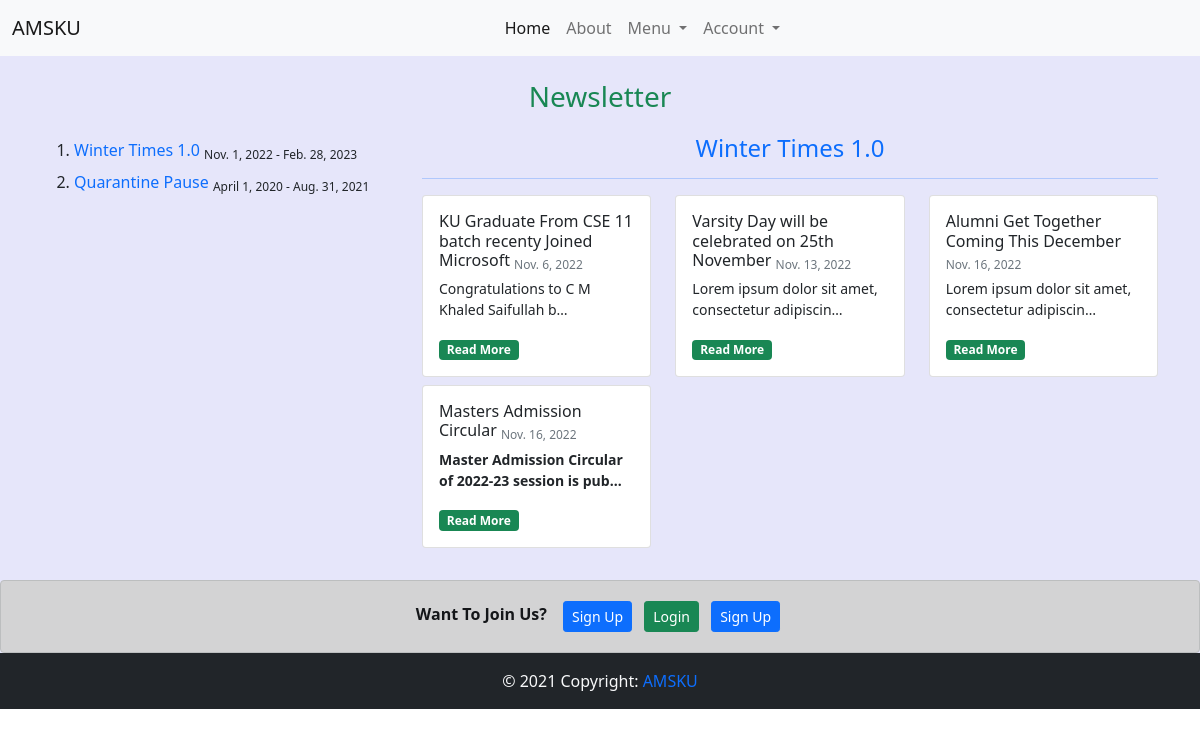
The page /newsletter/1/ on the database its author committed.
### newsletter/models.py (models this page shows, shortened)
class News_Letter(models.Model):
    title = models.CharField(max_length=50)
    start_date = models.DateField()
    end_date = models.DateField()
    def __str__(self):
        return self.title

class News(models.Model):
    headline = models.CharField(max_length=200)
    description = RichTextUploadingField()
    news_letter = models.ForeignKey('News_Letter',on_delete=models.CASCADE,related_name='news')
    created_on = models.DateTimeField(default=datetime.now)

### newsletter/views.py (the view)
# urls.py: path('',IndexView.as_view(),name='index_view'),
def index_view(request, id):
    news_letters = News_Letter.objects.all()
    news_list = News.objects.filter(news_letter = id).order_by('created_on')
    context = {
        'newsletters':news_letters,
        'news_list': news_list,
    }
    return render(request,'newsletter/index.html',context)

### home/context_processors.py (called while the page is built)
def add_variable_to_context(request):
    current_news_letter = News_Letter.objects.all().order_by('-start_date').first()
    return {
        'current_newsletter':current_news_letter,
    }

### templates/newsletter/index.html
{% extends 'base.html' %}
{% block content %}
<h3 class="header text-success">Newsletter</h3>
<div class="row">
    <div class="col-sm-4">
        <ol>
            {% for newsletter in newsletters %}
            <li class='py-1'><a class='text-decoration-none' href={% url 'newsletter:index' newsletter.id %}>{{newsletter.title}}</a> <sub>{{newsletter.start_date}} - {{newsletter.end_date}}</sub></li>
            {% endfor %}
        </ol>
    </div>
    <div class="col-sm-8">
        <h4 class='text-center text-primary'>{{news_list.first.news_letter}}</h4>
        <hr class='text-primary'>
        <div class="row">
            {% for news in news_list %}
            <div class="col-lg-4 col-md-6 mb-2">
              <div class="card h-100">
                <div class="card-body pb-0">
                  <h6 class="card-title">{{news.headline}} <sub class='text-muted'>{{news.created_on.date}}</sub></h6>
                  <small class="card-text">{{news.description|truncatechars_html:52|safe}}</small>
                  <a class='text-decoration-none' href={% url 'newsletter:news_details' news.id %} class="card-link"><p class='badge bg-success '>Read More</p></a>
                </div>
              </div>
            </div>
            {% endfor %}
          </div>
    </div>
</div>
{% endblock content %}

### templates/base.html (style rules this page uses)
* { padding: 0; margin: 0; }
.header { text-align: center; padding-bottom: 12px; }

### rows shown on the page
News_Letter: title "Winter Times 1.0", start_date "Nov. 1, 2022", end_date "Feb. 28, 2023"
News_Letter: title "Quarantine Pause", start_date "April 1, 2020", end_date "Aug. 31, 2021"
News: first.news_letter "Winter Times 1.0", headline "KU Graduate From CSE 11 batch recenty Joined Microsoft", created_on "Nov. 6, 2022", description "Congratulations to C M Khaled Saifullah b…"
News: headline "Varsity Day will be celebrated on 25th November", created_on "Nov. 13, 2022", description "Lorem ipsum dolor sit amet, consectetur adipiscin…"
News: headline "Alumni Get Together Coming This December", created_on "Nov. 16, 2022", description "Lorem ipsum dolor sit amet, consectetur adipiscin…"
News: headline "Masters Admission Circular", created_on "Nov. 16, 2022", description "Master Admission Circular of 2022-23 session is pub…"
